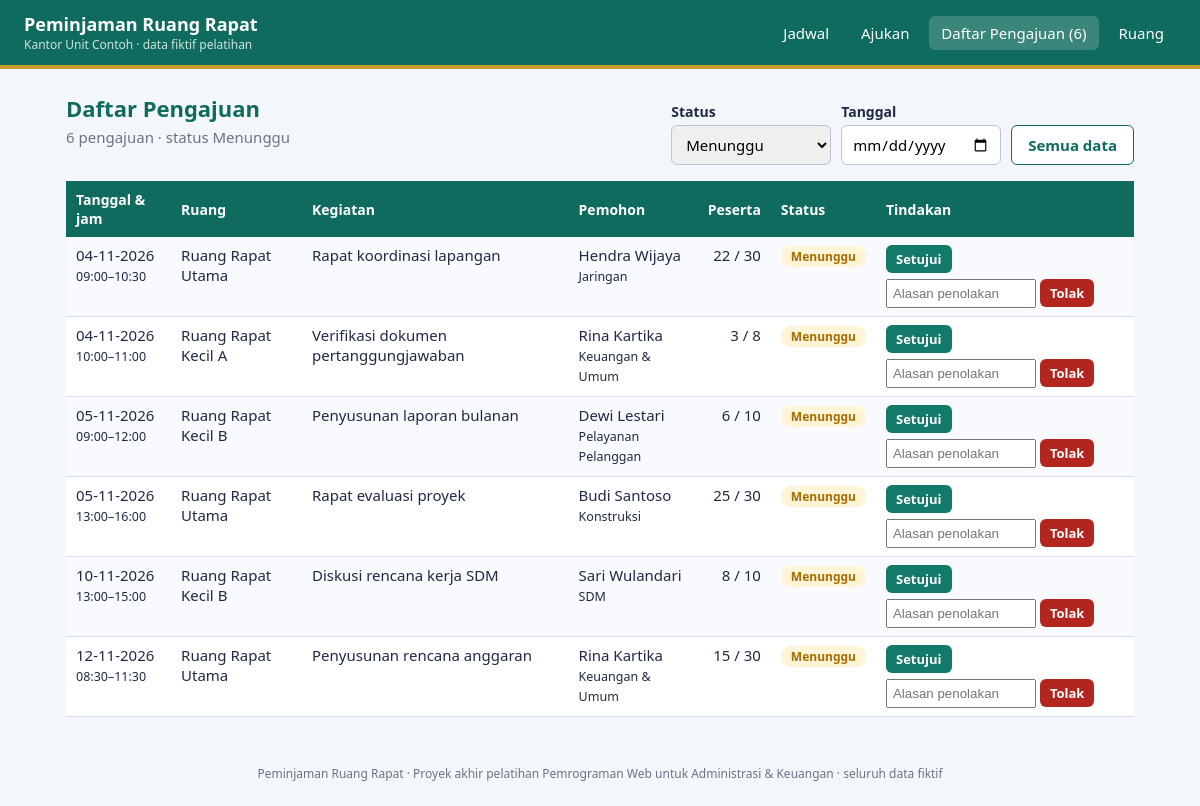
Page /daftar.php on the committed database.
### tables this page shows
CREATE TABLE peminjaman (
  id INT AUTO_INCREMENT PRIMARY KEY,
  ruang_id INT NOT NULL,                                       
  tanggal DATE NOT NULL,                                       
  jam_mulai TIME NOT NULL,                                     
  jam_selesai TIME NOT NULL,                                   
  kegiatan VARCHAR(100) NOT NULL,                              
  pemohon VARCHAR(60) NOT NULL,                                
  bidang VARCHAR(40) NOT NULL,                                 
  peserta INT NOT NULL CHECK (peserta > 0),                    
  status ENUM('Menunggu', 'Disetujui', 'Ditolak') NOT NULL DEFAULT 'Menunggu',   
  catatan VARCHAR(200) NOT NULL DEFAULT '',                    
  dibuat_pada TIMESTAMP DEFAULT CURRENT_TIMESTAMP,             
  CHECK (jam_selesai > jam_mulai),                             
  FOREIGN KEY (ruang_id) REFERENCES ruang(id),                 
  INDEX idx_jadwal (ruang_id, tanggal)                         
);

CREATE TABLE ruang (
  id INT AUTO_INCREMENT PRIMARY KEY,                           
  nama VARCHAR(50) NOT NULL UNIQUE,                            
  lantai TINYINT NOT NULL,                                     
  kapasitas INT NOT NULL CHECK (kapasitas > 0),                
  fasilitas VARCHAR(150) NOT NULL DEFAULT ''                   
);

### daftar.php (the view, shortened to what this page needs)
<?php
require "config.php";
$status  = $_GET["status"] ?? "Menunggu";
$tanggal = $_GET["tanggal"] ?? "";
$daftarStatus = ["Menunggu", "Disetujui", "Ditolak", "Semua"];
$syarat = [];
$nilai = [];
if ($status !== "Semua") { $syarat[] = "p.status = ?"; $nilai[] = $status; }
$sql = "SELECT p.*, r.nama AS nama_ruang, r.kapasitas
        FROM peminjaman p JOIN ruang r ON r.id = p.ruang_id"
     . ($syarat ? " WHERE " . implode(" AND ", $syarat) : "")
     . " ORDER BY p.tanggal, p.jam_mulai";
$st = $db->prepare($sql);
$st->execute($nilai);
$data = $st->fetchAll();
require "inc/header.php";
?>
<div class="baris-judul">
  <div>
    <h1>Daftar Pengajuan</h1>
    <p class="sub"><?= count($data) ?> pengajuan · status <?= e($status) ?><?= $tanggal ? " · " . tanggalPanjang($tanggal) : "" ?></p>
  </div>
  <form method="get" class="filter">
    <div class="isian">
      <label for="status">Status</label>
      <select id="status" name="status" data-kirim-otomatis>
        <?php foreach ($daftarStatus as $s): ?><option <?= $s === $status ? "selected" : "" ?>><?= $s ?></option><?php endforeach; ?>
      </select>
    </div>
    <div class="isian">
      <label for="tanggal">Tanggal</label>
      <input type="date" id="tanggal" name="tanggal" value="<?= e($tanggal) ?>" onchange="this.form.submit()">
    </div>
    <a class="tombol sekunder" href="daftar.php?status=Semua">Semua data</a>
  </form>
</div>
<div class="tabel-wadah">
  <table>
    <tr><th>Tanggal &amp; jam</th><th>Ruang</th><th>Kegiatan</th><th>Pemohon</th><th class="n">Peserta</th><th>Status</th><th>Tindakan</th></tr>
    <?php foreach ($data as $p): ?>
      <tr>
        <td><?= date("d-m-Y", strtotime($p["tanggal"])) ?><br><small><?= jam($p["jam_mulai"]) ?>–<?= jam($p["jam_selesai"]) ?></small></td>
        <td><?= e($p["nama_ruang"]) ?></td>
        <td><?= e($p["kegiatan"]) ?></td>
        <td><?= e($p["pemohon"]) ?><br><small><?= e($p["bidang"]) ?></small></td>
        <td class="n"><?= $p["peserta"] ?> / <?= $p["kapasitas"] ?></td>
        <td><?= lencana($p["status"]) ?><?= $p["catatan"] ? "<br><small>" . e($p["catatan"]) . "</small>" : "" ?></td>
        <td>
          <?php if ($p["status"] === "Menunggu"): ?>
            <div class="aksi">
              <form method="post" action="proses.php">
                <button class="tombol kecil hijau" type="submit">Setujui</button>
              </form>
              <form method="post" action="proses.php" data-konfirmasi="Tolak pengajuan ini?">
                <input name="catatan" placeholder="Alasan penolakan" required style="padding:5px;width:150px">
                <button class="tombol kecil bahaya" type="submit">Tolak</button>
              </form>
            </div>
          <?php else: ?>
            <small>Selesai diproses</small>
          <?php endif; ?>
        </td>
      </tr>
    <?php endforeach; ?>
  </table>
</div>
<?php require "inc/footer.php"; ?>

### config.php (shortened to what this page needs)
<?php
function e($teks) { return htmlspecialchars((string) $teks, ENT_QUOTES, "UTF-8"); }
function jam($waktu) { return substr($waktu, 0, 5); }
function lencana($status)
{
    $kelas = ["Menunggu" => "menunggu", "Disetujui" => "setuju", "Ditolak" => "tolak"][$status] ?? "";
    return '<span class="lencana ' . $kelas . '">' . e($status) . '</span>';
}

### assets/gaya.css (style rules this page uses)
:root { --utama: #0f6b5e; --utama-muda: #dff2ee; --aksen: #c99a2e; --teks: #1f2a44; --redup: #6b7385; --garis: #d6e0ec; --latar: #f3f6fa; --hijau: #137a6b; --kuning: #a86b00; --merah: #b3261e; }
* { box-sizing: border-box; }
body { margin: 0; font-family: "Segoe UI", Arial, sans-serif; color: var(--teks); background: var(--latar); font-size: 15px; }
h1 { font-size: 22px; color: var(--utama); margin: 0 0 4px; }
.sub { color: var(--redup); margin: 0 0 18px; }
.baris-judul { display: flex; justify-content: space-between; align-items: flex-end; flex-wrap: wrap; gap: 12px; margin-bottom: 16px; }
.tabel-wadah { overflow-x: auto; }
table { border-collapse: collapse; width: 100%; background: #fff; }
th { background: var(--utama); color: #fff; text-align: left; padding: 9px 10px; font-weight: 600; font-size: 14px; }
td { padding: 8px 10px; border-bottom: 1px solid var(--garis); vertical-align: top; }
tr:nth-child(even) td { background: #f8fafd; }
.n { text-align: right; white-space: nowrap; }
.isian label { display: block; font-weight: 600; font-size: 14px; margin-bottom: 4px; }
.isian input, .isian select, .isian textarea { width: 100%; padding: 8px 10px; border: 1px solid #b9c6d6; border-radius: 6px; font: inherit; }
.filter { display: flex; flex-wrap: wrap; gap: 10px; align-items: flex-end; }
.filter .isian { min-width: 160px; }
.tombol { display: inline-block; background: var(--utama); color: #fff; border: 0; padding: 9px 16px; border-radius: 6px; font: inherit; font-weight: 600; cursor: pointer; text-decoration: none; }
.tombol.sekunder { background: #fff; color: var(--utama); border: 1px solid var(--utama); }
.tombol.bahaya { background: var(--merah); }
.tombol.hijau { background: var(--hijau); }
.tombol.kecil { padding: 5px 10px; font-size: 13px; }
.aksi { display: flex; gap: 6px; flex-wrap: wrap; align-items: flex-end; }
.aksi form { margin: 0; }
.lencana { display: inline-block; padding: 2px 10px; border-radius: 99px; font-size: 12px; font-weight: 700; }
.lencana.menunggu { background: #fff4d6; color: var(--kuning); }

### rows in the picture
peminjaman: tanggal "04-11-2026", jam_mulai "09:00", jam_selesai "10:30", ruang.nama "Ruang Rapat Utama", kegiatan "Rapat koordinasi lapangan", pemohon "Hendra Wijaya", bidang "Jaringan", peserta "22", ruang.kapasitas "30", status "Menunggu"
peminjaman: tanggal "04-11-2026", jam_mulai "10:00", jam_selesai "11:00", ruang.nama "Ruang Rapat Kecil A", kegiatan "Verifikasi dokumen pertanggungjawaban", pemohon "Rina Kartika", bidang "Keuangan & Umum", peserta "3", ruang.kapasitas "8", status "Menunggu"
peminjaman: tanggal "05-11-2026", jam_mulai "09:00", jam_selesai "12:00", ruang.nama "Ruang Rapat Kecil B", kegiatan "Penyusunan laporan bulanan", pemohon "Dewi Lestari", bidang "Pelayanan Pelanggan", peserta "6", ruang.kapasitas "10", status "Menunggu"
peminjaman: tanggal "05-11-2026", jam_mulai "13:00", jam_selesai "16:00", ruang.nama "Ruang Rapat Utama", kegiatan "Rapat evaluasi proyek", pemohon "Budi Santoso", bidang "Konstruksi", peserta "25", ruang.kapasitas "30", status "Menunggu"
peminjaman: tanggal "10-11-2026", jam_mulai "13:00", jam_selesai "15:00", ruang.nama "Ruang Rapat Kecil B", kegiatan "Diskusi rencana kerja SDM", pemohon "Sari Wulandari", bidang "SDM", peserta "8", ruang.kapasitas "10", status "Menunggu"
peminjaman: tanggal "12-11-2026", jam_mulai "08:30", jam_selesai "11:30", ruang.nama "Ruang Rapat Utama", kegiatan "Penyusunan rencana anggaran", pemohon "Rina Kartika", bidang "Keuangan & Umum", peserta "15", ruang.kapasitas "30", status "Menunggu"

### other values in the picture
$label "Jadwal"
$label "Ajukan"
$label "Daftar Pengajuan"
$jumlahMenunggu "6"
$label "Ruang"
count($data) "6"
$status "Menunggu"
form field status "Menunggu"
